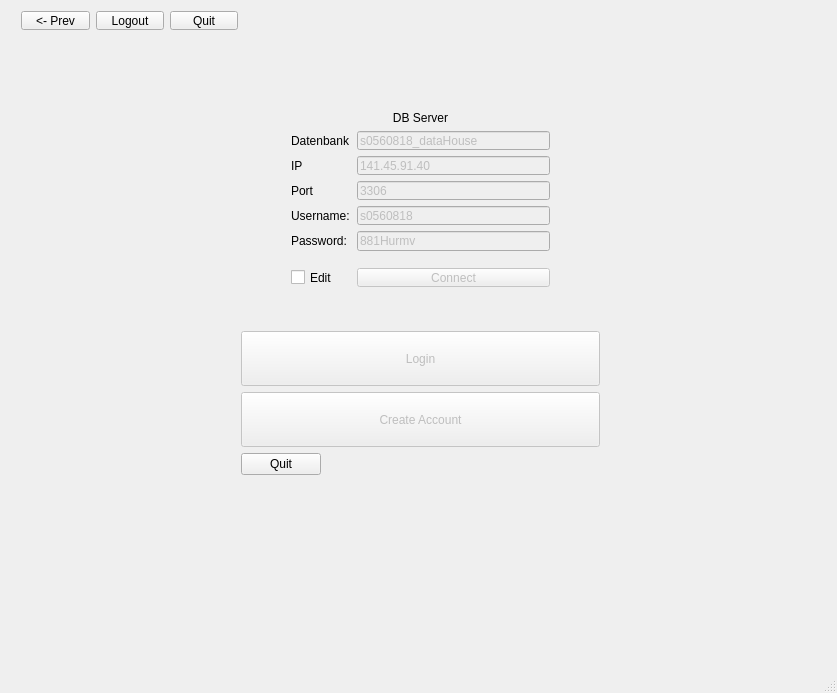
<?xml version="1.0" encoding="UTF-8"?>
<ui version="4.0">
 <class>MainWindow</class>
 <widget class="QMainWindow" name="MainWindow">
  <property name="geometry">
   <rect>
    <x>0</x>
    <y>0</y>
    <width>837</width>
    <height>693</height>
   </rect>
  </property>
  <property name="sizePolicy">
   <sizepolicy hsizetype="Fixed" vsizetype="Fixed">
    <horstretch>0</horstretch>
    <verstretch>0</verstretch>
   </sizepolicy>
  </property>
  <property name="contextMenuPolicy">
   <enum>Qt::NoContextMenu</enum>
  </property>
  <property name="windowTitle">
   <string>McDiabetes Ordering Service</string>
  </property>
  <property name="windowIcon">
   <iconset theme="McDiabetes">
    <normaloff>../Logo/logoSmallest.png</normaloff>../Logo/logoSmallest.png</iconset>
  </property>
  <widget class="QWidget" name="centralWidget">
   <widget class="QStackedWidget" name="stackedWidget">
    <property name="geometry">
     <rect>
      <x>10</x>
      <y>40</y>
      <width>821</width>
      <height>611</height>
     </rect>
    </property>
    <property name="styleSheet">
     <string notr="true"/>
    </property>
    <property name="currentIndex">
     <number>0</number>
    </property>
    <widget class="QWidget" name="page0">
     <widget class="QWidget" name="formLayoutWidget">
      <property name="geometry">
       <rect>
        <x>220</x>
        <y>280</y>
        <width>381</width>
        <height>179</height>
       </rect>
      </property>
      <layout class="QFormLayout" name="formLayout">
       <item row="0" column="0" colspan="2">
        <widget class="QPushButton" name="buttonLoginStart">
         <property name="enabled">
          <bool>false</bool>
         </property>
         <property name="minimumSize">
          <size>
           <width>259</width>
           <height>55</height>
          </size>
         </property>
         <property name="text">
          <string>Login</string>
         </property>
        </widget>
       </item>
       <item row="1" column="0" colspan="2">
        <widget class="QPushButton" name="buttonNewUser">
         <property name="enabled">
          <bool>false</bool>
         </property>
         <property name="minimumSize">
          <size>
           <width>259</width>
           <height>55</height>
          </size>
         </property>
         <property name="text">
          <string>Create Account</string>
         </property>
        </widget>
       </item>
       <item row="2" column="0">
        <widget class="QPushButton" name="buttonQuit_4">
         <property name="text">
          <string>Quit</string>
         </property>
        </widget>
       </item>
      </layout>
     </widget>
     <widget class="QWidget" name="formLayoutWidget_3">
      <property name="geometry">
       <rect>
        <x>270</x>
        <y>60</y>
        <width>281</width>
        <height>219</height>
       </rect>
      </property>
      <layout class="QFormLayout" name="formDB">
       <item row="0" column="0" colspan="2">
        <widget class="QLabel" name="labelDB">
         <property name="text">
          <string>DB Server</string>
         </property>
         <property name="alignment">
          <set>Qt::AlignCenter</set>
         </property>
        </widget>
       </item>
       <item row="1" column="0">
        <widget class="QLabel" name="labelDatenbankName">
         <property name="text">
          <string>Datenbank</string>
         </property>
        </widget>
       </item>
       <item row="1" column="1">
        <widget class="QLineEdit" name="lineDatenbankName">
         <property name="enabled">
          <bool>false</bool>
         </property>
         <property name="text">
          <string>s0560818_dataHouse</string>
         </property>
        </widget>
       </item>
       <item row="2" column="0">
        <widget class="QLabel" name="labelDBServer">
         <property name="text">
          <string>IP</string>
         </property>
        </widget>
       </item>
       <item row="2" column="1">
        <widget class="QLineEdit" name="lineServerDB">
         <property name="enabled">
          <bool>false</bool>
         </property>
         <property name="text">
          <string>141.45.91.40</string>
         </property>
        </widget>
       </item>
       <item row="3" column="0">
        <widget class="QLabel" name="labelDBPort">
         <property name="text">
          <string>Port</string>
         </property>
        </widget>
       </item>
       <item row="3" column="1">
        <widget class="QLineEdit" name="linePortDB">
         <property name="enabled">
          <bool>false</bool>
         </property>
         <property name="text">
          <string>3306</string>
         </property>
        </widget>
       </item>
       <item row="4" column="0">
        <widget class="QLabel" name="labelUserDB">
         <property name="text">
          <string>Username:</string>
         </property>
        </widget>
       </item>
       <item row="4" column="1">
        <widget class="QLineEdit" name="lineUserDB">
         <property name="enabled">
          <bool>false</bool>
         </property>
         <property name="text">
          <string>s0560818</string>
         </property>
        </widget>
       </item>
       <item row="5" column="0">
        <widget class="QLabel" name="labelPassDB">
         <property name="text">
          <string>Password:</string>
         </property>
        </widget>
       </item>
       <item row="5" column="1">
        <widget class="QLineEdit" name="linePassDB">
         <property name="enabled">
          <bool>false</bool>
         </property>
         <property name="text">
          <string>881Hurmv</string>
         </property>
        </widget>
       </item>
       <item row="7" column="0">
        <widget class="QCheckBox" name="checkBox">
         <property name="text">
          <string>Edit</string>
         </property>
        </widget>
       </item>
       <item row="7" column="1">
        <widget class="QPushButton" name="buttonConnectDB">
         <property name="enabled">
          <bool>false</bool>
         </property>
         <property name="text">
          <string>Connect</string>
         </property>
        </widget>
       </item>
       <item row="6" column="0" colspan="2">
        <spacer name="verticalSpacer">
         <property name="orientation">
          <enum>Qt::Vertical</enum>
         </property>
         <property name="sizeType">
          <enum>QSizePolicy::Fixed</enum>
         </property>
         <property name="sizeHint" stdset="0">
          <size>
           <width>20</width>
           <height>5</height>
          </size>
         </property>
        </spacer>
       </item>
       <item row="8" column="0" colspan="2">
        <widget class="QLabel" name="labelConnectDB">
         <property name="enabled">
          <bool>true</bool>
         </property>
         <property name="font">
          <font>
           <pointsize>10</pointsize>
          </font>
         </property>
         <property name="text">
          <string/>
         </property>
         <property name="alignment">
          <set>Qt::AlignCenter</set>
         </property>
        </widget>
       </item>
      </layout>
     </widget>
    </widget>
    <widget class="QWidget" name="page1_login">
     <widget class="QFrame" name="formFrame_2">
      <property name="enabled">
       <bool>false</bool>
      </property>
      <property name="geometry">
       <rect>
        <x>260</x>
        <y>150</y>
        <width>301</width>
        <height>161</height>
       </rect>
      </property>
      <layout class="QFormLayout" name="formCredentials">
       <item row="0" column="0">
        <widget class="QLabel" name="labelUser">
         <property name="font">
          <font>
           <pointsize>12</pointsize>
          </font>
         </property>
         <property name="text">
          <string>User:</string>
         </property>
        </widget>
       </item>
       <item row="0" column="1">
        <widget class="QLineEdit" name="lineUser">
         <property name="minimumSize">
          <size>
           <width>0</width>
           <height>25</height>
          </size>
         </property>
        </widget>
       </item>
       <item row="1" column="0">
        <widget class="QLabel" name="labelPass">
         <property name="font">
          <font>
           <pointsize>12</pointsize>
          </font>
         </property>
         <property name="text">
          <string>Pass:</string>
         </property>
        </widget>
       </item>
       <item row="1" column="1">
        <widget class="QLineEdit" name="linePass">
         <property name="minimumSize">
          <size>
           <width>175</width>
           <height>25</height>
          </size>
         </property>
         <property name="echoMode">
          <enum>QLineEdit::Password</enum>
         </property>
         <property name="clearButtonEnabled">
          <bool>false</bool>
         </property>
        </widget>
       </item>
       <item row="2" column="0" colspan="2">
        <widget class="QPushButton" name="buttonLogin">
         <property name="minimumSize">
          <size>
           <width>0</width>
           <height>30</height>
          </size>
         </property>
         <property name="font">
          <font>
           <pointsize>10</pointsize>
          </font>
         </property>
         <property name="text">
          <string>Login</string>
         </property>
        </widget>
       </item>
       <item row="3" column="0" colspan="2">
        <widget class="QPushButton" name="buttonQuit_3">
         <property name="minimumSize">
          <size>
           <width>0</width>
           <height>30</height>
          </size>
         </property>
         <property name="font">
          <font>
           <pointsize>10</pointsize>
          </font>
         </property>
         <property name="text">
          <string>Quit</string>
         </property>
        </widget>
       </item>
      </layout>
     </widget>
    </widget>
    <widget class="QWidget" name="page2_admin">
     <widget class="QWidget" name="verticalLayoutWidget">
      <property name="geometry">
       <rect>
        <x>0</x>
        <y>10</y>
        <width>821</width>
        <height>61</height>
       </rect>
      </property>
      <layout class="QHBoxLayout" name="horizontalLayout">
       <item>
        <widget class="QPushButton" name="buttonListAllMenu">
         <property name="minimumSize">
          <size>
           <width>0</width>
           <height>50</height>
          </size>
         </property>
         <property name="text">
          <string>List all Menu Items</string>
         </property>
        </widget>
       </item>
       <item>
        <widget class="QPushButton" name="buttonListOrders">
         <property name="minimumSize">
          <size>
           <width>0</width>
           <height>50</height>
          </size>
         </property>
         <property name="text">
          <string>List all Orders</string>
         </property>
        </widget>
       </item>
       <item>
        <widget class="QPushButton" name="buttonListUsers">
         <property name="minimumSize">
          <size>
           <width>0</width>
           <height>50</height>
          </size>
         </property>
         <property name="text">
          <string>List all Users</string>
         </property>
        </widget>
       </item>
      </layout>
     </widget>
     <widget class="QTableView" name="tableListAll">
      <property name="enabled">
       <bool>true</bool>
      </property>
      <property name="geometry">
       <rect>
        <x>0</x>
        <y>80</y>
        <width>821</width>
        <height>441</height>
       </rect>
      </property>
     </widget>
    </widget>
    <widget class="QWidget" name="page3_user">
     <widget class="QWidget" name="verticalLayoutWidget_2">
      <property name="geometry">
       <rect>
        <x>0</x>
        <y>10</y>
        <width>821</width>
        <height>52</height>
       </rect>
      </property>
      <layout class="QHBoxLayout" name="horizontalLayout_2">
       <item>
        <widget class="QPushButton" name="buttonNewOrder">
         <property name="minimumSize">
          <size>
           <width>0</width>
           <height>50</height>
          </size>
         </property>
         <property name="text">
          <string>Start a new Order</string>
         </property>
        </widget>
       </item>
       <item>
        <widget class="QPushButton" name="buttonShowPrevOrders">
         <property name="minimumSize">
          <size>
           <width>0</width>
           <height>50</height>
          </size>
         </property>
         <property name="text">
          <string>Show Previous Orders</string>
         </property>
        </widget>
       </item>
       <item>
        <widget class="QPushButton" name="buttonUserInfo">
         <property name="minimumSize">
          <size>
           <width>0</width>
           <height>50</height>
          </size>
         </property>
         <property name="text">
          <string>Show/Edit User Info</string>
         </property>
        </widget>
       </item>
      </layout>
     </widget>
     <widget class="QStackedWidget" name="stackedWidgetUser">
      <property name="geometry">
       <rect>
        <x>20</x>
        <y>70</y>
        <width>781</width>
        <height>501</height>
       </rect>
      </property>
      <property name="currentIndex">
       <number>0</number>
      </property>
      <widget class="QWidget" name="pageNewOrderUser">
       <widget class="QTabWidget" name="tabWidgetMenuUser">
        <property name="geometry">
         <rect>
          <x>10</x>
          <y>50</y>
          <width>231</width>
          <height>441</height>
         </rect>
        </property>
        <property name="autoFillBackground">
         <bool>false</bool>
        </property>
        <property name="currentIndex">
         <number>0</number>
        </property>
        <widget class="QWidget" name="tab1">
         <property name="accessibleName">
          <string/>
         </property>
         <attribute name="title">
          <string>Mains</string>
         </attribute>
         <widget class="QTableView" name="tableViewAllMains">
          <property name="geometry">
           <rect>
            <x>0</x>
            <y>0</y>
            <width>221</width>
            <height>451</height>
           </rect>
          </property>
         </widget>
        </widget>
        <widget class="QWidget" name="tab2">
         <attribute name="title">
          <string>Sides</string>
         </attribute>
         <widget class="QTableView" name="tableViewAllSides">
          <property name="geometry">
           <rect>
            <x>0</x>
            <y>0</y>
            <width>331</width>
            <height>451</height>
           </rect>
          </property>
         </widget>
        </widget>
        <widget class="QWidget" name="tab3">
         <attribute name="title">
          <string>Drinks</string>
         </attribute>
         <widget class="QTableView" name="tableViewAllDrinks">
          <property name="geometry">
           <rect>
            <x>0</x>
            <y>0</y>
            <width>331</width>
            <height>451</height>
           </rect>
          </property>
         </widget>
        </widget>
        <widget class="QWidget" name="tab4">
         <attribute name="title">
          <string>Desserts</string>
         </attribute>
         <widget class="QTableView" name="tableViewAllDesserts">
          <property name="geometry">
           <rect>
            <x>0</x>
            <y>0</y>
            <width>331</width>
            <height>451</height>
           </rect>
          </property>
         </widget>
        </widget>
       </widget>
       <widget class="QWidget" name="gridLayoutWidget_3">
        <property name="geometry">
         <rect>
          <x>9</x>
          <y>10</y>
          <width>344</width>
          <height>31</height>
         </rect>
        </property>
        <layout class="QGridLayout" name="gridLayoutUserTime">
         <item row="0" column="1">
          <widget class="QLabel" name="labelSetTime">
           <property name="enabled">
            <bool>false</bool>
           </property>
           <property name="maximumSize">
            <size>
             <width>67</width>
             <height>16777215</height>
            </size>
           </property>
           <property name="text">
            <string>Time:</string>
           </property>
          </widget>
         </item>
         <item row="0" column="2">
          <widget class="QTimeEdit" name="timeEditSetTime">
           <property name="enabled">
            <bool>false</bool>
           </property>
           <property name="minimumSize">
            <size>
             <width>138</width>
             <height>0</height>
            </size>
           </property>
           <property name="buttonSymbols">
            <enum>QAbstractSpinBox::UpDownArrows</enum>
           </property>
           <property name="time">
            <time>
             <hour>0</hour>
             <minute>0</minute>
             <second>0</second>
            </time>
           </property>
          </widget>
         </item>
         <item row="0" column="0">
          <widget class="QCheckBox" name="checkBoxSetTime">
           <property name="text">
            <string>Change Time</string>
           </property>
          </widget>
         </item>
         <item row="0" column="3">
          <widget class="QPushButton" name="pushButtonSetTime">
           <property name="enabled">
            <bool>false</bool>
           </property>
           <property name="maximumSize">
            <size>
             <width>51</width>
             <height>16777215</height>
            </size>
           </property>
           <property name="text">
            <string>Set</string>
           </property>
          </widget>
         </item>
        </layout>
       </widget>
      </widget>
      <widget class="QWidget" name="pagePrevOrdersUser">
       <widget class="QTableView" name="tableView">
        <property name="geometry">
         <rect>
          <x>20</x>
          <y>10</y>
          <width>741</width>
          <height>481</height>
         </rect>
        </property>
       </widget>
      </widget>
      <widget class="QWidget" name="pageShowUserInfo">
       <widget class="QWidget" name="gridLayoutWidget_2">
        <property name="geometry">
         <rect>
          <x>70</x>
          <y>130</y>
          <width>631</width>
          <height>161</height>
         </rect>
        </property>
        <layout class="QGridLayout" name="gridUserInfo">
         <item row="2" column="0">
          <widget class="QLabel" name="labelStreetName_2">
           <property name="font">
            <font>
             <pointsize>10</pointsize>
            </font>
           </property>
           <property name="text">
            <string>Street Name:</string>
           </property>
          </widget>
         </item>
         <item row="1" column="0">
          <widget class="QLabel" name="labelEmail_2">
           <property name="font">
            <font>
             <pointsize>10</pointsize>
            </font>
           </property>
           <property name="text">
            <string>Email:</string>
           </property>
          </widget>
         </item>
         <item row="0" column="1">
          <widget class="QLineEdit" name="lineNameFirst_2">
           <property name="enabled">
            <bool>false</bool>
           </property>
          </widget>
         </item>
         <item row="2" column="1" colspan="2">
          <widget class="QLineEdit" name="lineStreetName_2">
           <property name="enabled">
            <bool>false</bool>
           </property>
          </widget>
         </item>
         <item row="2" column="3">
          <widget class="QLabel" name="labelStreetNr_2">
           <property name="font">
            <font>
             <pointsize>10</pointsize>
            </font>
           </property>
           <property name="text">
            <string>Number:</string>
           </property>
          </widget>
         </item>
         <item row="0" column="3" colspan="2">
          <widget class="QLineEdit" name="lineNameLast_2">
           <property name="enabled">
            <bool>false</bool>
           </property>
          </widget>
         </item>
         <item row="0" column="2">
          <widget class="QLabel" name="labelNameLast_2">
           <property name="font">
            <font>
             <pointsize>10</pointsize>
            </font>
           </property>
           <property name="text">
            <string>Last Name:</string>
           </property>
          </widget>
         </item>
         <item row="0" column="0">
          <widget class="QLabel" name="labelNameFirst_2">
           <property name="font">
            <font>
             <pointsize>10</pointsize>
            </font>
           </property>
           <property name="text">
            <string>First Name:</string>
           </property>
          </widget>
         </item>
         <item row="3" column="4">
          <widget class="QLineEdit" name="lineCityPLZ_2">
           <property name="enabled">
            <bool>false</bool>
           </property>
          </widget>
         </item>
         <item row="3" column="0">
          <widget class="QLabel" name="labelCityName_2">
           <property name="font">
            <font>
             <pointsize>10</pointsize>
            </font>
           </property>
           <property name="text">
            <string>City/Town:</string>
           </property>
          </widget>
         </item>
         <item row="3" column="1" colspan="2">
          <widget class="QLineEdit" name="lineCityName_2">
           <property name="enabled">
            <bool>false</bool>
           </property>
          </widget>
         </item>
         <item row="1" column="1" colspan="4">
          <widget class="QLineEdit" name="lineEmail_2">
           <property name="enabled">
            <bool>false</bool>
           </property>
          </widget>
         </item>
         <item row="3" column="3">
          <widget class="QLabel" name="labelCityPLZ_2">
           <property name="font">
            <font>
             <pointsize>10</pointsize>
            </font>
           </property>
           <property name="text">
            <string>PLZ:</string>
           </property>
          </widget>
         </item>
         <item row="2" column="4">
          <widget class="QLineEdit" name="lineStreetNumber_2">
           <property name="enabled">
            <bool>false</bool>
           </property>
          </widget>
         </item>
         <item row="4" column="0">
          <widget class="QCheckBox" name="checkBoxEditUserInfo">
           <property name="font">
            <font>
             <pointsize>10</pointsize>
            </font>
           </property>
           <property name="text">
            <string>Edit</string>
           </property>
          </widget>
         </item>
        </layout>
       </widget>
       <widget class="QWidget" name="horizontalLayoutWidget_3">
        <property name="geometry">
         <rect>
          <x>430</x>
          <y>299</y>
          <width>271</width>
          <height>41</height>
         </rect>
        </property>
        <layout class="QHBoxLayout" name="horizontalButtonsUserInfo">
         <item>
          <widget class="QPushButton" name="buttonCancelInfoChangeUser">
           <property name="text">
            <string>Cancel Changes</string>
           </property>
          </widget>
         </item>
         <item>
          <widget class="QPushButton" name="buttonSubmitInfoChangeUser">
           <property name="text">
            <string>Submit Changes</string>
           </property>
          </widget>
         </item>
        </layout>
       </widget>
      </widget>
     </widget>
    </widget>
    <widget class="QWidget" name="page4_newUser">
     <widget class="QWidget" name="gridLayoutWidget">
      <property name="geometry">
       <rect>
        <x>90</x>
        <y>130</y>
        <width>641</width>
        <height>161</height>
       </rect>
      </property>
      <layout class="QGridLayout" name="gridRegistration">
       <item row="2" column="1" colspan="2">
        <widget class="QLineEdit" name="lineStreetName"/>
       </item>
       <item row="2" column="0">
        <widget class="QLabel" name="labelStreetName">
         <property name="font">
          <font>
           <pointsize>10</pointsize>
          </font>
         </property>
         <property name="text">
          <string>Street Name:</string>
         </property>
        </widget>
       </item>
       <item row="1" column="0">
        <widget class="QLabel" name="labelEmail">
         <property name="font">
          <font>
           <pointsize>10</pointsize>
          </font>
         </property>
         <property name="text">
          <string>Email:</string>
         </property>
        </widget>
       </item>
       <item row="0" column="3" colspan="2">
        <widget class="QLineEdit" name="lineNameLast"/>
       </item>
       <item row="2" column="3">
        <widget class="QLabel" name="labelStreetNr">
         <property name="font">
          <font>
           <pointsize>10</pointsize>
          </font>
         </property>
         <property name="text">
          <string>Number:</string>
         </property>
        </widget>
       </item>
       <item row="0" column="0">
        <widget class="QLabel" name="labelNameFirst">
         <property name="font">
          <font>
           <pointsize>10</pointsize>
          </font>
         </property>
         <property name="text">
          <string>First Name:</string>
         </property>
        </widget>
       </item>
       <item row="0" column="1">
        <widget class="QLineEdit" name="lineNameFirst"/>
       </item>
       <item row="0" column="2">
        <widget class="QLabel" name="labelNameLast">
         <property name="font">
          <font>
           <pointsize>10</pointsize>
          </font>
         </property>
         <property name="text">
          <string>Last Name:</string>
         </property>
        </widget>
       </item>
       <item row="2" column="4">
        <widget class="QLineEdit" name="lineStreetNumber"/>
       </item>
       <item row="3" column="4">
        <widget class="QLineEdit" name="lineCityPLZ"/>
       </item>
       <item row="3" column="0">
        <widget class="QLabel" name="labelCityName">
         <property name="font">
          <font>
           <pointsize>10</pointsize>
          </font>
         </property>
         <property name="text">
          <string>City/Town:</string>
         </property>
        </widget>
       </item>
       <item row="3" column="1" colspan="2">
        <widget class="QLineEdit" name="lineCityName"/>
       </item>
       <item row="1" column="1" colspan="4">
        <widget class="QLineEdit" name="lineEmail"/>
       </item>
       <item row="3" column="3">
        <widget class="QLabel" name="labelCityPLZ">
         <property name="font">
          <font>
           <pointsize>10</pointsize>
          </font>
         </property>
         <property name="text">
          <string>PLZ:</string>
         </property>
        </widget>
       </item>
      </layout>
     </widget>
     <widget class="QWidget" name="horizontalLayoutWidget">
      <property name="geometry">
       <rect>
        <x>459</x>
        <y>299</y>
        <width>271</width>
        <height>31</height>
       </rect>
      </property>
      <layout class="QHBoxLayout" name="gridButtons">
       <item>
        <widget class="QPushButton" name="buttonClearUserFields">
         <property name="text">
          <string>Clear</string>
         </property>
        </widget>
       </item>
       <item>
        <widget class="QPushButton" name="buttonSubmitNewUser">
         <property name="text">
          <string>Submit</string>
         </property>
        </widget>
       </item>
      </layout>
     </widget>
    </widget>
   </widget>
   <widget class="QWidget" name="horizontalLayoutWidget_2">
    <property name="geometry">
     <rect>
      <x>10</x>
      <y>0</y>
      <width>239</width>
      <height>41</height>
     </rect>
    </property>
    <layout class="QHBoxLayout" name="horizontalLayout_3">
     <item>
      <widget class="QPushButton" name="buttonPrevious">
       <property name="text">
        <string>&lt;- Prev</string>
       </property>
      </widget>
     </item>
     <item>
      <widget class="QPushButton" name="buttonLogout">
       <property name="text">
        <string>Logout</string>
       </property>
      </widget>
     </item>
     <item>
      <widget class="QPushButton" name="buttonQuit">
       <property name="text">
        <string>Quit</string>
       </property>
      </widget>
     </item>
    </layout>
   </widget>
  </widget>
  <widget class="QMenuBar" name="menuBar">
   <property name="geometry">
    <rect>
     <x>0</x>
     <y>0</y>
     <width>837</width>
     <height>21</height>
    </rect>
   </property>
  </widget>
  <widget class="QStatusBar" name="statusBar"/>
 </widget>
 <layoutdefault spacing="6" margin="11"/>
 <resources/>
 <connections>
  <connection>
   <sender>buttonQuit</sender>
   <signal>clicked()</signal>
   <receiver>MainWindow</receiver>
   <slot>close()</slot>
   <hints>
    <hint type="sourcelabel">
     <x>199</x>
     <y>257</y>
    </hint>
    <hint type="destinationlabel">
     <x>199</x>
     <y>149</y>
    </hint>
   </hints>
  </connection>
  <connection>
   <sender>buttonQuit_3</sender>
   <signal>clicked()</signal>
   <receiver>MainWindow</receiver>
   <slot>close()</slot>
   <hints>
    <hint type="sourcelabel">
     <x>205</x>
     <y>357</y>
    </hint>
    <hint type="destinationlabel">
     <x>200</x>
     <y>199</y>
    </hint>
   </hints>
  </connection>
  <connection>
   <sender>buttonQuit_4</sender>
   <signal>clicked()</signal>
   <receiver>MainWindow</receiver>
   <slot>close()</slot>
   <hints>
    <hint type="sourcelabel">
     <x>198</x>
     <y>397</y>
    </hint>
    <hint type="destinationlabel">
     <x>360</x>
     <y>233</y>
    </hint>
   </hints>
  </connection>
  <connection>
   <sender>linePass</sender>
   <signal>returnPressed()</signal>
   <receiver>buttonLogin</receiver>
   <slot>click()</slot>
   <hints>
    <hint type="sourcelabel">
     <x>457</x>
     <y>145</y>
    </hint>
    <hint type="destinationlabel">
     <x>435</x>
     <y>178</y>
    </hint>
   </hints>
  </connection>
 </connections>
</ui>
